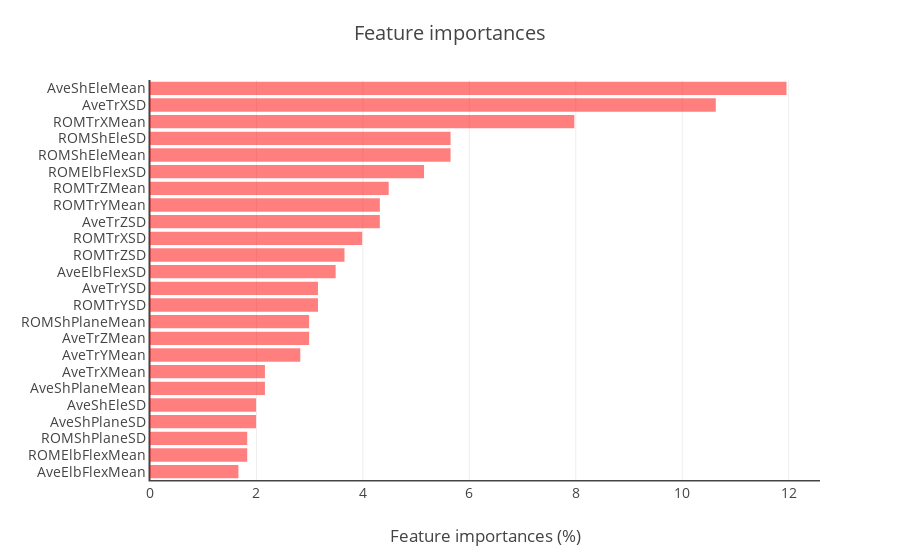

Here is the notebook cell this chart was saved with:
### Code cell
# update col_names given one hot encoding
if SEX:
    feature_names = col_names.copy()
    feature_names[-1] = 'Sex_0'
    feature_names = np.append(col_names, 'Sex_1')

importances = final_model.named_steps['classifier'].feature_importances_ * 100

f = plot_feature_importances(importances, col_names)
py.iplot(f, filename='fatigue/feature_importances')

### Figure 1 — Plotly figure (JSON) as saved in the notebook; plotly's stock layout.template omitted (floating-point values rounded to 4 significant figures)
{"data": [{"marker": {"color": "red"}, "opacity": 0.5, "orientation": "h", "type": "bar", "x": [1.661, 1.827, 1.827, 1.993, 1.993, 2.159, 2.159, 2.824, 2.99, 2.99, 3.156, 3.156, 3.488, 3.654, 3.987, 4.319, 4.319, 4.485, 5.15, 5.648, 5.648, 7.973, 10.63, 11.96], "y": ["AveElbFlexMean", "ROMElbFlexMean", "ROMShPlaneSD", "AveShPlaneSD", "AveShEleSD", "AveShPlaneMean", "AveTrXMean", "AveTrYMean", "AveTrZMean", "ROMShPlaneMean", "ROMTrYSD", "AveTrYSD", "AveElbFlexSD", "ROMTrZSD", "ROMTrXSD", "AveTrZSD", "ROMTrYMean", "ROMTrZMean", "ROMElbFlexSD", "ROMShEleMean", "ROMShEleSD", "ROMTrXMean", "AveTrXSD", "AveShEleMean"]}], "layout": {"font": {"size": 14}, "hovermode": "closest", "margin": {"b": 80, "l": 150, "pad": 0, "r": 80, "t": 80}, "title": "Feature importances", "xaxis": {"linewidth": 1.5, "showline": true, "title": "Feature importances (%)"}, "yaxis": {"linewidth": 1.5, "nticks": 24, "showline": true}}}
